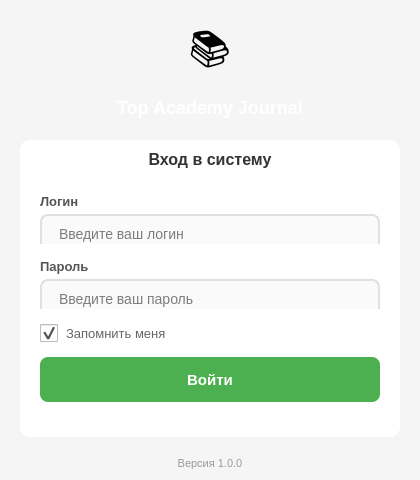
<?xml version="1.0" encoding="UTF-8"?>
<ui version="4.0">
 <class>LoginWindow</class>
 <widget class="QWidget" name="LoginWindow">
  <property name="geometry">
   <rect>
    <x>0</x>
    <y>0</y>
    <width>420</width>
    <height>480</height>
   </rect>
  </property>
  <property name="minimumSize">
   <size>
    <width>420</width>
    <height>480</height>
   </size>
  </property>
  <property name="maximumSize">
   <size>
    <width>420</width>
    <height>480</height>
   </size>
  </property>
  <property name="windowTitle">
   <string>Journal - Авторизация</string>
  </property>
  <property name="windowIcon">
   <iconset resource="resources.qrc">
    <normaloff>:/icons/app_icon.png</normaloff>:/icons/app_icon.png</iconset>
  </property>
  <property name="styleSheet">
   <string notr="true">
    QWidget#LoginWindow {
        background-color: #f5f5f5;
    }
   </string>
  </property>
  <layout class="QVBoxLayout" name="verticalLayout">
   <property name="spacing">
    <number>0</number>
   </property>
   <property name="leftMargin">
    <number>0</number>
   </property>
   <property name="topMargin">
    <number>0</number>
   </property>
   <property name="rightMargin">
    <number>0</number>
   </property>
   <property name="bottomMargin">
    <number>0</number>
   </property>
   <item>
    <widget class="QWidget" name="headerWidget" native="true">
     <property name="minimumSize">
      <size>
       <width>0</width>
       <height>120</height>
      </size>
     </property>
     <property name="maximumSize">
      <size>
       <width>16777215</width>
       <height>120</height>
      </size>
     </property>
     <property name="styleSheet">
      <string notr="true">
       QWidget#headerWidget {
           background: qlineargradient(x1:0, y1:0, x2:1, y2:0,
               stop:0 #4CAF50, stop:1 #45a049);
       }
      </string>
     </property>
     <layout class="QVBoxLayout" name="headerLayout">
      <property name="leftMargin">
       <number>0</number>
      </property>
      <property name="topMargin">
       <number>20</number>
      </property>
      <property name="rightMargin">
       <number>0</number>
      </property>
      <property name="bottomMargin">
       <number>0</number>
      </property>
      <item>
       <widget class="QLabel" name="logoLabel">
        <property name="text">
         <string>📚</string>
        </property>
        <property name="alignment">
         <set>Qt::AlignCenter</set>
        </property>
        <property name="styleSheet">
         <string notr="true">font-size: 40px;</string>
        </property>
       </widget>
      </item>
      <item>
       <widget class="QLabel" name="titleLabel">
        <property name="text">
         <string>Top Academy Journal</string>
        </property>
        <property name="alignment">
         <set>Qt::AlignCenter</set>
        </property>
        <property name="styleSheet">
         <string notr="true">
          font-size: 18px;
          font-weight: bold;
          color: white;
         </string>
        </property>
       </widget>
      </item>
     </layout>
    </widget>
   </item>
   <item>
    <widget class="QWidget" name="formWidget" native="true">
     <property name="styleSheet">
      <string notr="true">
       QWidget#formWidget {
           background-color: white;
           border-radius: 10px;
           margin: 20px;
       }
      </string>
     </property>
     <layout class="QVBoxLayout" name="formLayout">
      <property name="spacing">
       <number>15</number>
      </property>
      <property name="leftMargin">
       <number>40</number>
      </property>
      <property name="topMargin">
       <number>30</number>
      </property>
      <property name="rightMargin">
       <number>40</number>
      </property>
      <property name="bottomMargin">
       <number>20</number>
      </property>
      <item>
       <widget class="QLabel" name="formTitleLabel">
        <property name="text">
         <string>Вход в систему</string>
        </property>
        <property name="alignment">
         <set>Qt::AlignCenter</set>
        </property>
        <property name="styleSheet">
         <string notr="true">
          font-size: 16px;
          font-weight: bold;
          color: #333;
          margin-bottom: 10px;
         </string>
        </property>
       </widget>
      </item>
      <item>
       <widget class="QWidget" name="usernameWidget" native="true">
        <layout class="QVBoxLayout" name="usernameLayout">
         <property name="spacing">
          <number>5</number>
         </property>
         <property name="leftMargin">
          <number>0</number>
         </property>
         <property name="topMargin">
          <number>0</number>
         </property>
         <property name="rightMargin">
          <number>0</number>
         </property>
         <property name="bottomMargin">
          <number>0</number>
         </property>
         <item>
          <widget class="QLabel" name="usernameLabel">
           <property name="text">
            <string>Логин</string>
           </property>
           <property name="styleSheet">
            <string notr="true">
             font-size: 13px;
             color: #555;
             font-weight: bold;
            </string>
           </property>
          </widget>
         </item>
         <item>
          <widget class="QLineEdit" name="usernameEdit">
           <property name="minimumSize">
            <size>
             <width>0</width>
             <height>40</height>
            </size>
           </property>
           <property name="placeholderText">
            <string>Введите ваш логин</string>
           </property>
           <property name="styleSheet">
            <string notr="true">
             QLineEdit {
                 border: 2px solid #e0e0e0;
                 border-radius: 8px;
                 padding: 8px 15px;
                 font-size: 14px;
                 background-color: #fafafa;
             }
             QLineEdit:focus {
                 border-color: #4CAF50;
                 background-color: white;
             }
            </string>
           </property>
          </widget>
         </item>
        </layout>
       </widget>
      </item>
      <item>
       <widget class="QWidget" name="passwordWidget" native="true">
        <layout class="QVBoxLayout" name="passwordLayout">
         <property name="spacing">
          <number>5</number>
         </property>
         <property name="leftMargin">
          <number>0</number>
         </property>
         <property name="topMargin">
          <number>0</number>
         </property>
         <property name="rightMargin">
          <number>0</number>
         </property>
         <property name="bottomMargin">
          <number>0</number>
         </property>
         <item>
          <widget class="QLabel" name="passwordLabel">
           <property name="text">
            <string>Пароль</string>
           </property>
           <property name="styleSheet">
            <string notr="true">
             font-size: 13px;
             color: #555;
             font-weight: bold;
            </string>
           </property>
          </widget>
         </item>
         <item>
          <widget class="QLineEdit" name="passwordEdit">
           <property name="minimumSize">
            <size>
             <width>0</width>
             <height>40</height>
            </size>
           </property>
           <property name="placeholderText">
            <string>Введите ваш пароль</string>
           </property>
           <property name="echoMode">
            <enum>QLineEdit::Password</enum>
           </property>
           <property name="styleSheet">
            <string notr="true">
             QLineEdit {
                 border: 2px solid #e0e0e0;
                 border-radius: 8px;
                 padding: 8px 15px;
                 font-size: 14px;
                 background-color: #fafafa;
             }
             QLineEdit:focus {
                 border-color: #4CAF50;
                 background-color: white;
             }
            </string>
           </property>
          </widget>
         </item>
        </layout>
       </widget>
      </item>
      <item>
       <widget class="QCheckBox" name="rememberCheckBox">
        <property name="text">
         <string>Запомнить меня</string>
        </property>
        <property name="checked">
         <bool>true</bool>
        </property>
        <property name="styleSheet">
         <string notr="true">
          QCheckBox {
              font-size: 13px;
              color: #666;
              spacing: 8px;
          }
          QCheckBox::indicator {
              width: 18px;
              height: 18px;
          }
         </string>
        </property>
       </widget>
      </item>
      <item>
       <widget class="QPushButton" name="loginButton">
        <property name="minimumSize">
         <size>
          <width>0</width>
          <height>45</height>
         </size>
        </property>
        <property name="text">
         <string>Войти</string>
        </property>
        <property name="cursor">
         <cursorShape>PointingHandCursor</cursorShape>
        </property>
        <property name="styleSheet">
         <string notr="true">
          QPushButton {
              background-color: #4CAF50;
              color: white;
              border: none;
              border-radius: 8px;
              font-size: 15px;
              font-weight: bold;
          }
          QPushButton:hover {
              background-color: #45a049;
          }
          QPushButton:pressed {
              background-color: #3d8b40;
          }
          QPushButton:disabled {
              background-color: #cccccc;
          }
         </string>
        </property>
       </widget>
      </item>
      <item>
       <widget class="QLabel" name="statusLabel">
        <property name="text">
         <string/>
        </property>
        <property name="alignment">
         <set>Qt::AlignCenter</set>
        </property>
        <property name="styleSheet">
         <string notr="true">
          font-size: 13px;
          color: #f44336;
          min-height: 20px;
         </string>
        </property>
       </widget>
      </item>
     </layout>
    </widget>
   </item>
   <item>
    <spacer name="verticalSpacer">
     <property name="orientation">
      <enum>Qt::Vertical</enum>
     </property>
     <property name="sizeHint" stdset="0">
      <size>
       <width>20</width>
       <height>10</height>
      </size>
     </property>
    </spacer>
   </item>
   <item>
    <widget class="QLabel" name="versionLabel">
     <property name="text">
      <string>Версия 1.0.0</string>
     </property>
     <property name="alignment">
      <set>Qt::AlignCenter</set>
     </property>
     <property name="styleSheet">
      <string notr="true">
       font-size: 11px;
       color: #999;
       margin-bottom: 10px;
      </string>
     </property>
    </widget>
   </item>
  </layout>
 </widget>
 <resources>
  <include location="resources.qrc"/>
 </resources>
 <connections/>
</ui>
